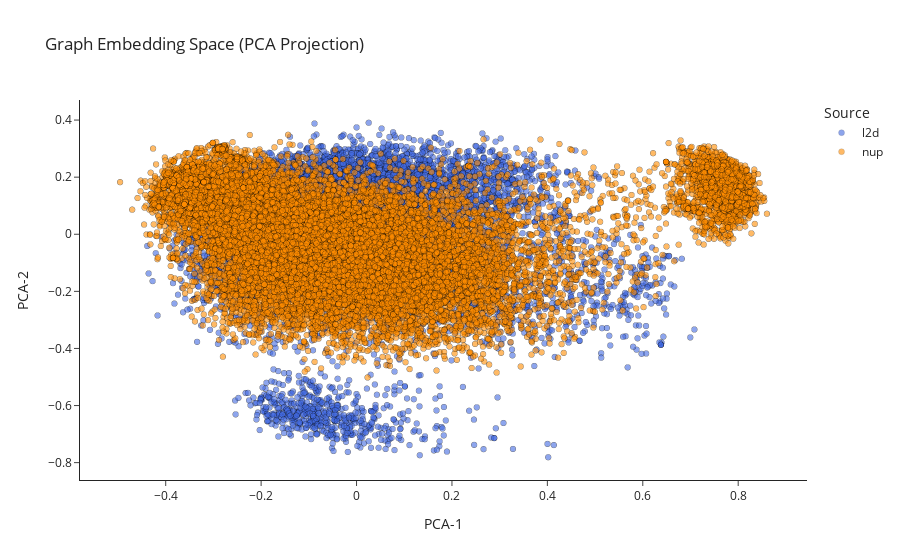

The notebook cell this image was saved under:
### Code cell
from functions.visuals import visualize_graph_embeddings

fig, all_embeddings, all_sources = visualize_graph_embeddings(model_l2d,model_nup,proj_head,l2d_train_loader,
                                                              nup_train_loader,quantizer,metadata,node_embed_dim,
                                                              batched_graph_embeddings)

### Figure 1 — Plotly figure (JSON) as saved in the notebook; plotly's stock layout.template omitted (floating-point values rounded to 4 significant figures; data arrays with more than 128 entries replaced by an {"elided": "..."} marker saying what was removed)
{"data": [{"customdata": {"elided": "9593x1 str values"}, "hovertemplate": "Source=l2d<br>PCA1=%{x}<br>PCA2=%{y}<br>EpisodePath=%{customdata[0]}<extra></extra>", "legendgroup": "l2d", "marker": {"color": "royalblue", "line": {"color": "black", "width": 0.2}, "opacity": 0.6, "symbol": "circle"}, "mode": "markers", "name": "l2d", "showlegend": true, "type": "scattergl", "x": {"elided": "9593 float values"}, "xaxis": "x", "y": {"elided": "9593 float values"}, "yaxis": "y"}, {"customdata": {"elided": "18977x1 str values"}, "hovertemplate": "Source=nup<br>PCA1=%{x}<br>PCA2=%{y}<br>EpisodePath=%{customdata[0]}<extra></extra>", "legendgroup": "nup", "marker": {"color": "darkorange", "line": {"color": "black", "width": 0.2}, "opacity": 0.6, "symbol": "circle"}, "mode": "markers", "name": "nup", "showlegend": true, "type": "scattergl", "x": {"elided": "18977 float values"}, "xaxis": "x", "y": {"elided": "18977 float values"}, "yaxis": "y"}], "layout": {"legend": {"title": {"text": "Source"}, "tracegroupgap": 0}, "title": {"text": "Graph Embedding Space (PCA Projection)"}, "xaxis": {"anchor": "y", "domain": [0, 1], "title": {"text": "PCA-1"}}, "yaxis": {"anchor": "x", "domain": [0, 1], "title": {"text": "PCA-2"}}}}
